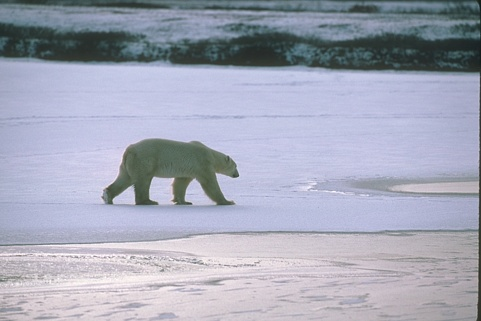
#> input picture data/source_data/training_data/100007.jpg, 481 x 321 px; its folder holds only this picture in this run
$ jupyter execute --allow-errors generate_sup_blind_training_data.ipynb   (shell and % lines are left out)
#> lines starting #> are read from the running program, lines starting #| are printed output that depends on the picture; after the words box and inside, x2 and y2 are one past the last pixel; in counts of white or black regions, pixels touching at a corner belong together
#> further down, img is the input picture: shape (321, 481, 3); mean R, G, B 164.2, 167.6, 183.7
[cell 1]
import os
import matplotlib.image as mpimg
import matplotlib.pyplot as plt
import numpy as np
import random
import h5py

from sklearn.feature_extraction import image


def rgb2gray(rgb):
    return np.dot(rgb[...,:3], [0.299, 0.587, 0.114])
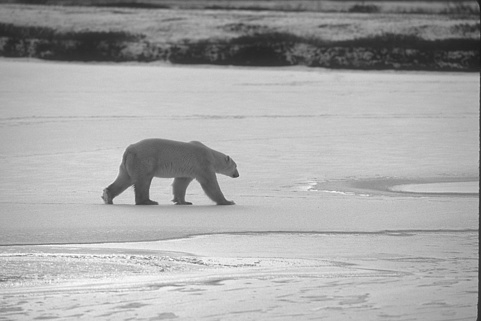
#> returned value: shape (321, 481) float64; min 25.81, max 254.4, mean 168.4

def make_binary_image(im):
    im_bin=im.copy()
    for i in range(im.shape[0]):
        for j in range(im.shape[1]):
            if im[i,j]>127:
                im_bin[i,j]=1
            else:
                im_bin[i,j]=0
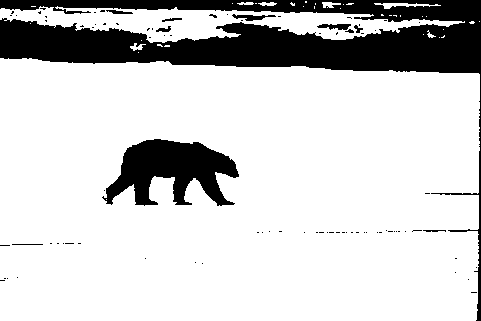
#> im_bin: shape (321, 481) float64; values 0 (black) and 1 (white), 80.8% white; 87 black regions (76 under 20 px), largest, box (x1, y1, x2, y2) and area: (0, 0, 481, 321) 23579, (102, 139, 239, 206) 5257, (232, 14, 276, 21) 148

    return im_bin


def add_noise(img, delta):

#> called with delta = 0.2
    flatten_img = img.reshape((img.shape[0]*img.shape[1],)).copy()
    img_len = flatten_img.shape[0]

    for idx in range(img_len):
        rand_value = random.random()
        if flatten_img[idx] == 0:
            if rand_value < delta:
                flatten_img[idx] = 1
        else:
            if rand_value < delta:
                flatten_img[idx] = 0

    noisy_img = flatten_img.reshape(img.shape[0],img.shape[1])

    return noisy_img

path_dir_BSD = './source_data/training_data/'
file_list_BSD = os.listdir(path_dir_BSD)
file_list_BSD.sort()

[cell 2]
len_tr_dataset = 50
binary_bsd_dataset = np.zeros(((len_tr_dataset,321,481)))

#> (a cell that did not finish here is left out)

[cell 4]
## plot true img
plt.imshow(binary_bsd_dataset[0], cmap = plt.get_cmap('gray'))

[cell 5]
## plot noisy img
plt.imshow(add_noise(binary_bsd_dataset[0], 0.2), cmap = plt.get_cmap('gray'))
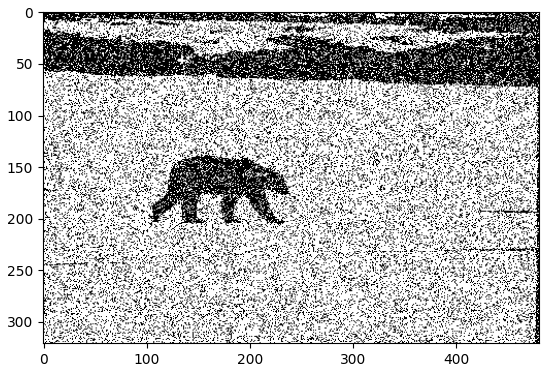
#> figure drawn by matplotlib, 1 panel
